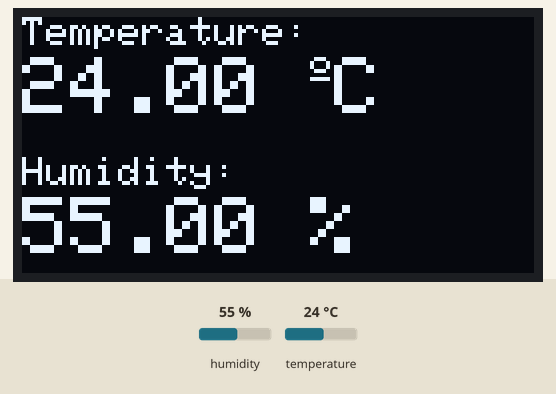
Recording of a program running on a simulated ESP32. Parts: 128×64 one-colour display. The test bench sets the inputs (shaded band); at power-on: humidity 55 %, temperature 24 °C. WiFi joins after 1.5 s; servers stay silent unless stated; what the program prints to the serial monitor is not drawn.

Above: at 5.2 s.
5.3 s: humidity set to 22 %
At 6.9 s:
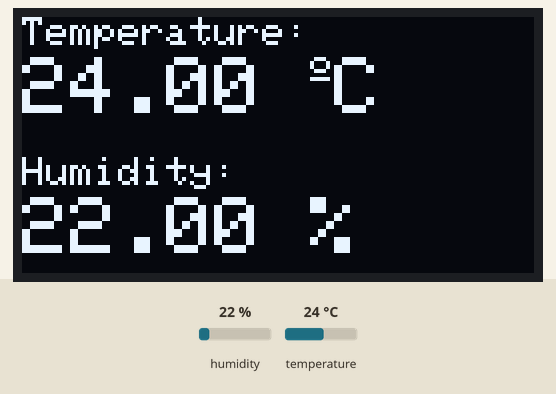
7.5 s: temperature set to 12 °C
At 9.3 s:
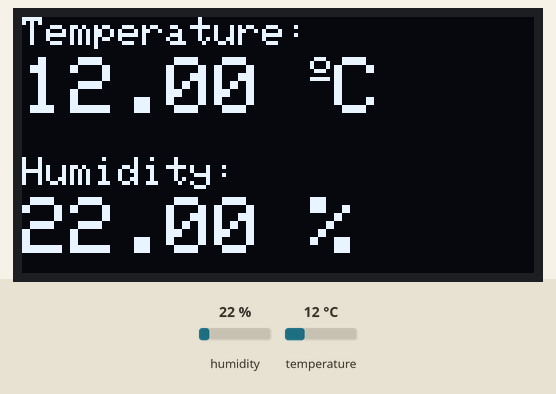
9.6 s: humidity set to 40 %
At 10.9 s:
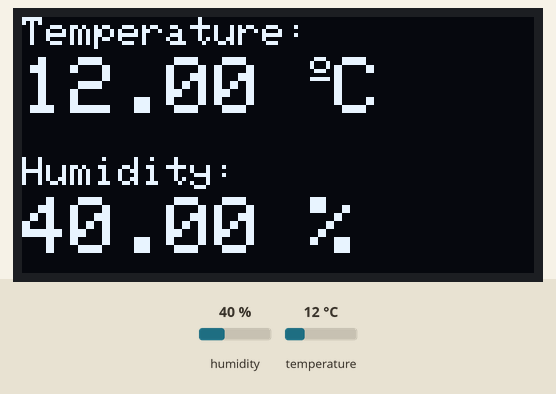
11.6 s: temperature set to 19 °C
At 13.6 s:
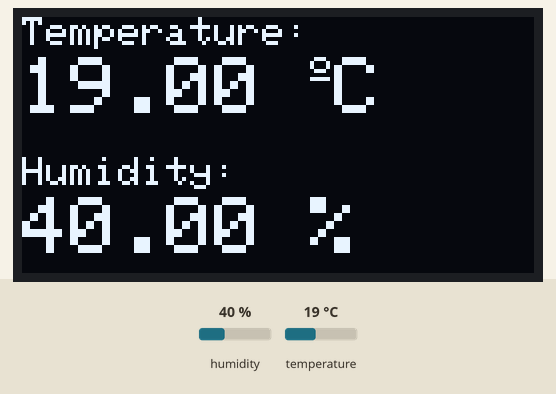
Timing chart, 0 to 14.6 s (numbered marks = the images above; inputs shaded):
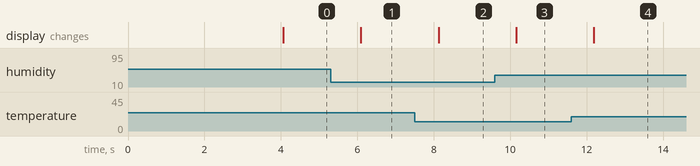

The program:

main.cpp
```cpp
/*
  Titre      : projet finale
  Auteur     : Bilel Belhadj
  Date       : 03/04/2022
  Description: envoyer la temperature et l'humidite sur un serveur web et l'afficher sur une page web et changer le code a distance a l'aide d'elegant OTA
  Version    : 0.0.1
*/


 // Complete project details at https://randomnerdtutorials.com

//Libraries necessaire
#include <Arduino.h>
#include "WiFi.h"
#include "ESPAsyncWebServer.h"
#include <Adafruit_Sensor.h>
#include <Wire.h>
#include <Update.h>
#include <Adafruit_GFX.h>
#include <Adafruit_SSD1306.h>
#include <Adafruit_BME280.h>
#include <WiFi.h>
#include <string>
#include <AsyncElegantOTA.h>
#include <AsyncTCP.h>

// Replace with your network credentials
const char* ssid = "BELL369";
const char* password = "E39E7FC92339";


// Create AsyncWebServer object on port 80
AsyncWebServer server(80);


//Screen OLED
#define SCREEN_WIDTH 128 // OLED display width, in pixels
#define SCREEN_HEIGHT 64 // OLED display height, in pixels
Adafruit_SSD1306 display(SCREEN_WIDTH, SCREEN_HEIGHT, &Wire, -1);

//BME280
Adafruit_BME280 bme;


String readDHTTemperature() {
  // Sensor readings may also be up to 2 seconds 'old' (its a very slow sensor)
  // Read temperature as Celsius (the default)
  float t = bme.readTemperature();
  // Read temperature as Fahrenheit (isFahrenheit = true)
  //float t = dht.readTemperature(true);
  // Check if any reads failed and exit early (to try again).
  if (isnan(t)) {
    Serial.println("Failed to read from BME280 sensor!");
    return "--";
  }
  else {
    Serial.println(t);
    return String(t);
  }
}

String readDHTHumidity() {
  // Sensor readings may also be up to 2 seconds 'old' (its a very slow sensor)
  float h = bme.readHumidity();
  if (isnan(h)) {
    Serial.println("Failed to read from DHT sensor!");
    return "--";
  }
  else {
    Serial.println(h);
    return String(h);
  }
}

//Code html de la page web en Bootstrap
const char index_html[] PROGMEM = R"rawliteral(
<!DOCTYPE html>
<html lang="en">
<head>
    <meta charset="utf-8">
    <meta name="viewport" content="width=device-width, initial-scale=1">
    <link href="css/bootstrap.min.css" rel="stylesheet" >
    <title>ESP32</title>


</head>


<body>

<div class="container">
  <div class="row justify-content-center">
    <div class="col">
      Column
    </div>
    <div class="col">
      Column
    </div>
    <div class="col">
      Column
    </div>
  </div>
</div>


</body>


<script>
setInterval(function ( ) {
  var xhttp = new XMLHttpRequest();
  xhttp.onreadystatechange = function() {
    if (this.readyState == 4 && this.status == 200) {
      document.getElementById("temperature").innerHTML = this.responseText;
    }
  };
  xhttp.open("GET", "/temperature", true);
  xhttp.send();
}, 10000 ) ;

setInterval(function ( ) {
  var xhttp = new XMLHttpRequest();
  xhttp.onreadystatechange = function() {
    if (this.readyState == 4 && this.status == 200) {
      document.getElementById("humidity").innerHTML = this.responseText;
    }
  };
  xhttp.open("GET", "/humidity", true);
  xhttp.send();
}, 10000 ) ;
</script>
</html>)rawliteral";


// Replaces placeholder with DHT values
String processor(const String& var){
  //Serial.println(var);
  if(var == "TEMPERATURE"){
    return readDHTTemperature();
  }
  else if(var == "HUMIDITY"){
    return readDHTHumidity();
  }
  return String();
}


void setup(){

  // Serial port for debugging purposes
  Serial.begin(9600);

  //screen
  if(!display.begin(SSD1306_SWITCHCAPVCC, 0x3C)) {
    Serial.println(F("SSD1306 allocation failed"));
    for(;;);
  }

  //Verifier s'il existe un capteur BME280
  bool status = bme.begin(0x76);
  if (!status) {
    Serial.println("Could not find a valid BME280 sensor, check wiring!");
    while (1);
  }

  delay(2000);

  //Initialisation d'ecran OLED
  display.clearDisplay();
  display.setTextColor(WHITE);

  // Connect to Wi-Fi
  WiFi.begin(ssid, password);
  while (WiFi.status() != WL_CONNECTED) {
    delay(1000);
    Serial.println("Connecting to WiFi..");
  }

  // Print ESP32 Local IP Address
  Serial.println(WiFi.localIP());


  // Route for root / web page
  server.on("/", HTTP_GET, [](AsyncWebServerRequest *request){
    request->send_P(200, "text/html", index_html, processor);
  });
  server.on("/temperature", HTTP_GET, [](AsyncWebServerRequest *request){
    request->send_P(200, "text/plain", readDHTTemperature().c_str());
  });
  server.on("/humidity", HTTP_GET, [](AsyncWebServerRequest *request){
    request->send_P(200, "text/plain", readDHTHumidity().c_str());
  });

//elegant OTA
  server.on("/", HTTP_GET, [](AsyncWebServerRequest *request) {
    request->send(200, "text/plain", "Hi! I am ESP32.");
  });

  AsyncElegantOTA.begin(&server);    // Start ElegantOTA
  server.begin();
  Serial.println("HTTP server started");

  // Start server
  server.begin();
}

void loop(){

  //Screen
  display.clearDisplay();
  // display temperature
  display.setTextSize(1);
  display.setCursor(0,0);
  display.print("Temperature: ");
  display.setTextSize(2);
  display.setCursor(0,10);
  display.print(String(bme.readTemperature()));
  display.print(" ");
  display.setTextSize(1);
  display.cp437(true);
  display.write(167);
  display.setTextSize(2);
  display.print("C");
  Serial.println(bme.readTemperature());

  // display humidity
  display.setTextSize(1);
  display.setCursor(0, 35);
  display.print("Humidity: ");
  display.setTextSize(2);
  display.setCursor(0, 45);
  display.print(String(bme.readHumidity()));
  display.print(" %");
  Serial.println(bme.readHumidity());
  display.display();
  delay(2000);

}


/*
//Code html de la page web en Bootstrap
const char index_html[] PROGMEM = R"rawliteral(
<!DOCTYPE HTML>
<head>
  <meta name="viewport" content="width=device-width, initial-scale=1">
  <link rel="stylesheet" href="https://use.fontawesome.com/releases/v5.7.2/css/all.css" integrity="sha384-fnmOCqbTlWIlj8LyTjo7mOUStjsKC4pOpQbqyi7RrhN7udi9RwhKkMHpvLbHG9Sr" crossorigin="anonymous">
  <link href="css/bootstrap.min.css" rel="stylesheet">
  <style>
    html {
     font-family: Arial;
     display: inline-block;
     margin: 0px auto;
     text-align: center;
    }
    h2 { font-size: 3.0rem; }
    p { font-size: 3.0rem; }
    .units { font-size: 1.2rem; }
    .dht-labels{
      font-size: 1.5rem;
      vertical-align:middle;
      padding-bottom: 15px;
    }
  </style>
</head>

<body>
  <h2>ESP32 BME280 Serre Donnees</h2>

  <p>
    <i class="fas fa-thermometer-half" style="color:#059e8a;"></i>
    <span>Temperature</span>
    <span id="temperature">%TEMPERATURE%</span>
    <sup class="units">&deg;C</sup>
  </p>
  <p>
    <i class="fas fa-tint" style="color:#00add6;"></i>
    <span>Humidity</span>
    <span id="humidity">%HUMIDITY%</span>
    <sup class="units">&percnt;</sup>
  </p>


</body>


<script>
setInterval(function ( ) {
  var xhttp = new XMLHttpRequest();
  xhttp.onreadystatechange = function() {
    if (this.readyState == 4 && this.status == 200) {
      document.getElementById("temperature").innerHTML = this.responseText;
    }
  };
  xhttp.open("GET", "/temperature", true);
  xhttp.send();
}, 10000 ) ;

setInterval(function ( ) {
  var xhttp = new XMLHttpRequest();
  xhttp.onreadystatechange = function() {
    if (this.readyState == 4 && this.status == 200) {
      document.getElementById("humidity").innerHTML = this.responseText;
    }
  };
  xhttp.open("GET", "/humidity", true);
  xhttp.send();
}, 10000 ) ;
</script>
</html>)rawliteral";
*/
```

Measured:
- after the input at 5.3 s, the display: changes after 0.80 s (image 1)
- after the input at 7.5 s, the display: changes after 0.63 s (image 2)
- after the input at 9.6 s, the display: changes after 0.56 s (image 3)
- after the input at 11.6 s, the display: changes after 0.59 s (image 4)
